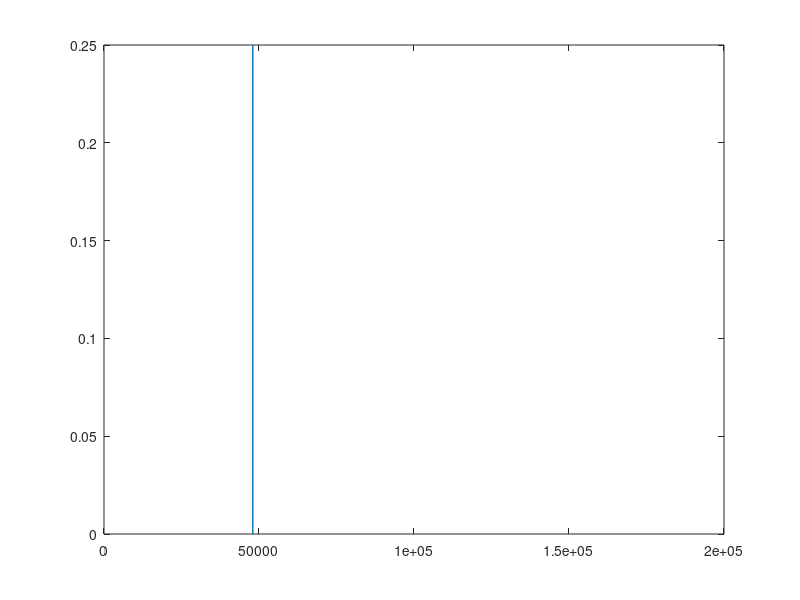

This figure's MATLAB source:
%WorleyEchoEffect.m
%2/26/24
%

clear; clc; close all; 

%I am choosing to input my own signal here 

%Special-impulse, signal
Fs = 48000; %Setting Fs at 48k. 
x = [1 ; zeros(4*Fs,1)];  %Producing inpulse Response
N = length(x);  %calculating length of signal for loop later. 
Ts = 1/Fs;  %In case needed


%Delay Times-Taking listed delay times and converting them from seconds to
%number of samples delayed using Fs.  
Delay1 = 1*Fs; 
Delay2 = .75*Fs; 
Delay3 = .5*Fs; 


%Setting Buffers to utilize in the four loop.  
buffer1 = zeros(Delay1,1); 
buffer2 = zeros(Delay2,1); 
buffer3 = zeros(Delay3,1); 

%Feedback Gain Values
g1 = 1.0; 
g2 = 0.5;
g3 = 0.8; 
g4 = 0.9;

%Preallocating y array.   
y = zeros(N,1);
z = zeros(N,1); 
%%%%
for n = 1:N 
    
    %Pulling out the last digits of the array buffers. 
    j = buffer1(end,1); 

    k = buffer2(end,1);

    l = buffer3(end,1); 

    %Formulating Equation here for the overall pattern.  I have a dry
    %signal(x(n,1) * g1, then I have the three delays running to create an
    %overall signal z.  

    z(n,1) = g1*x(n,1) + g2 * j + g3 * k + g4*l;

    %Then, I'm taking my overall signal from above(z); and running it back
    %through the first delay buffer once again to get a y value.  

    y(n,1) = z(n,1) * (g2*j); 

    %Doing last steps to get new values for each of the three delay
    %buffers.

    buffer1 = [x(n,1) ; buffer1(1:end-1,1)];
    
    buffer2 = [x(n,1) ; buffer2(1:end-1,1)]; 

    buffer3 = [x(n,1) ; buffer3(1:end-1,1)]; 
end 

plot(y); 

%Graph isn't really matching up for some reason, but my overall logic flow
%does seem to track for the steps; I'm just not getting the right kind of
%graph I'm wanting to get to be able to compare it to at the end.  The main
%flaw in my code that probably just means there's a syntax error somewhere.
% 
